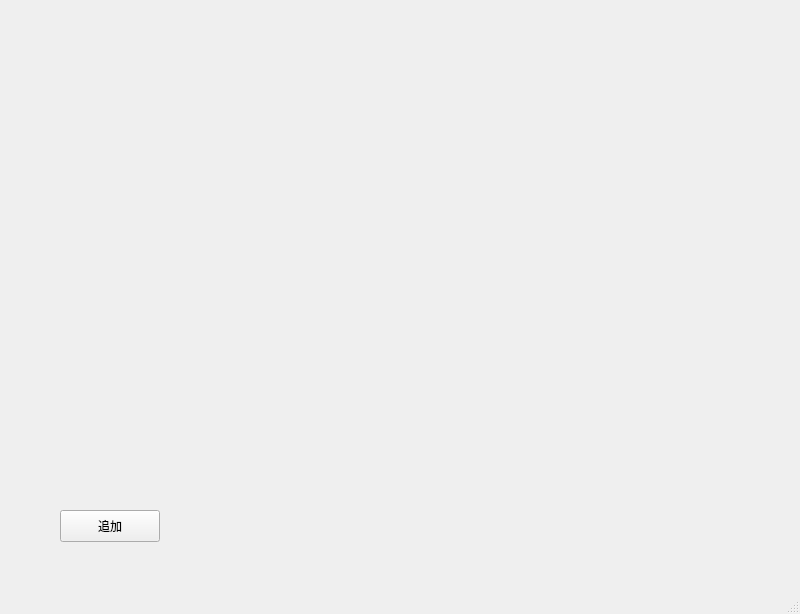
<?xml version="1.0" encoding="UTF-8"?>
<ui version="4.0">
 <class>MainWindow</class>
 <widget class="QMainWindow" name="MainWindow">
  <property name="geometry">
   <rect>
    <x>0</x>
    <y>0</y>
    <width>800</width>
    <height>614</height>
   </rect>
  </property>
  <property name="windowTitle">
   <string>MainWindow</string>
  </property>
  <widget class="QWidget" name="centralwidget">
   <widget class="QPushButton" name="pushButton">
    <property name="geometry">
     <rect>
      <x>60</x>
      <y>510</y>
      <width>100</width>
      <height>32</height>
     </rect>
    </property>
    <property name="text">
     <string>追加</string>
    </property>
   </widget>
  </widget>
  <widget class="QMenuBar" name="menubar">
   <property name="geometry">
    <rect>
     <x>0</x>
     <y>0</y>
     <width>800</width>
     <height>37</height>
    </rect>
   </property>
  </widget>
  <widget class="QStatusBar" name="statusbar"/>
 </widget>
 <resources/>
 <connections/>
</ui>
